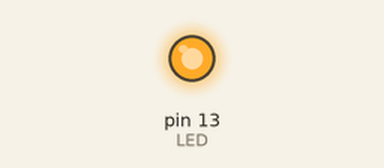
Simulated run of this sketch. Board: Arduino Uno, built with avr-gcc and run on an emulated ATmega328P. Parts: output pins drawn as LEDs (lit = HIGH).

Above: at 0.6 s.
At 2.5 s:
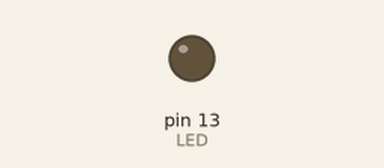
Timing chart, 0 to 3.2 s (numbered marks = the images above):
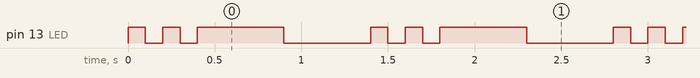

The sketch:

sketch_jul30a.ino
```cpp
#define LED 13

void setup() {
  // put your setup code here, to run once:
  pinMode(LED, OUTPUT);

}

void loop() {
  // put your main code here, to run repeatedly:
  digitalWrite(LED, HIGH);
  delay(100);
  digitalWrite(LED, LOW);
  delay(100);
  digitalWrite(LED, HIGH);
  delay(100);
  digitalWrite(LED, LOW);
  delay(100);
  digitalWrite(LED, HIGH);
  delay(500);
  digitalWrite(LED, LOW);
  delay(500);

}
```

Measured:
- by itself, pin 13 (LED): repeats every 1.4 s: LOW 0.10 s, HIGH 0.10 s, LOW 0.10 s, HIGH 0.50 s, LOW 0.50 s, HIGH 0.10 s
- by itself, everything shown: repeats every 1.4 s, in 6 steps
